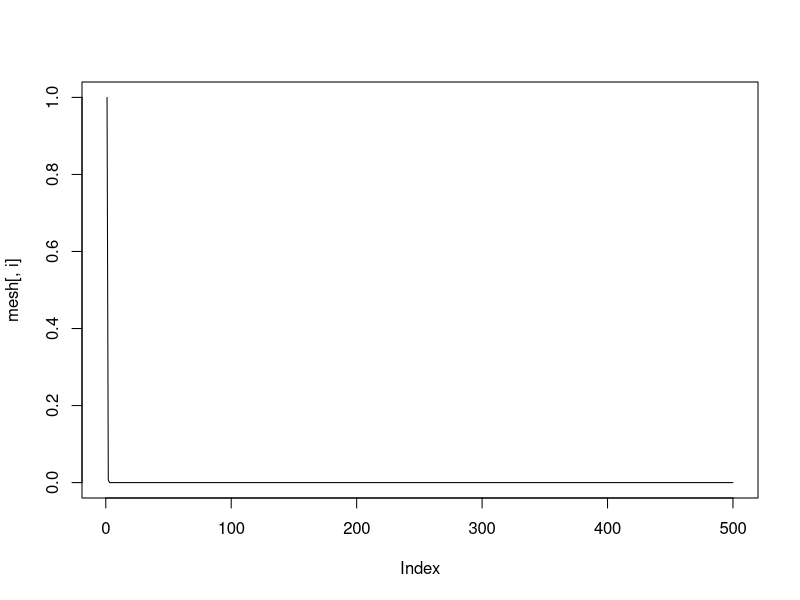
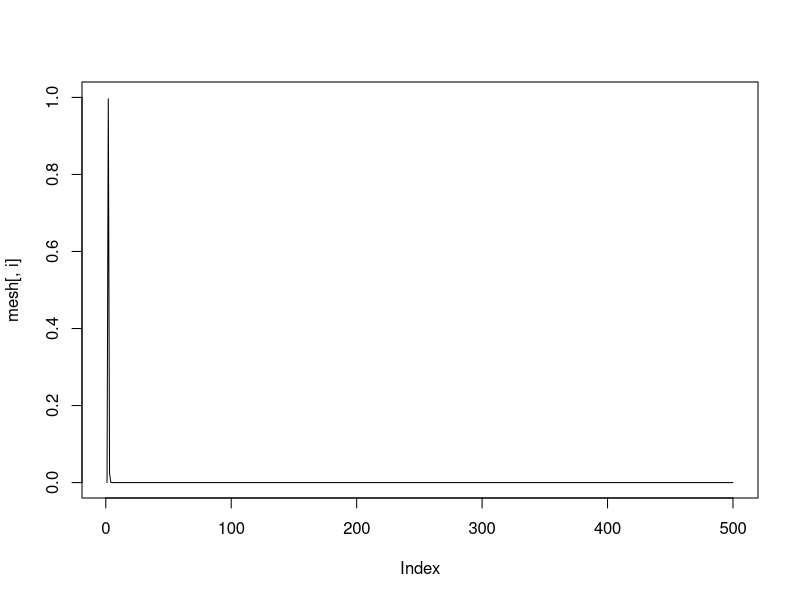
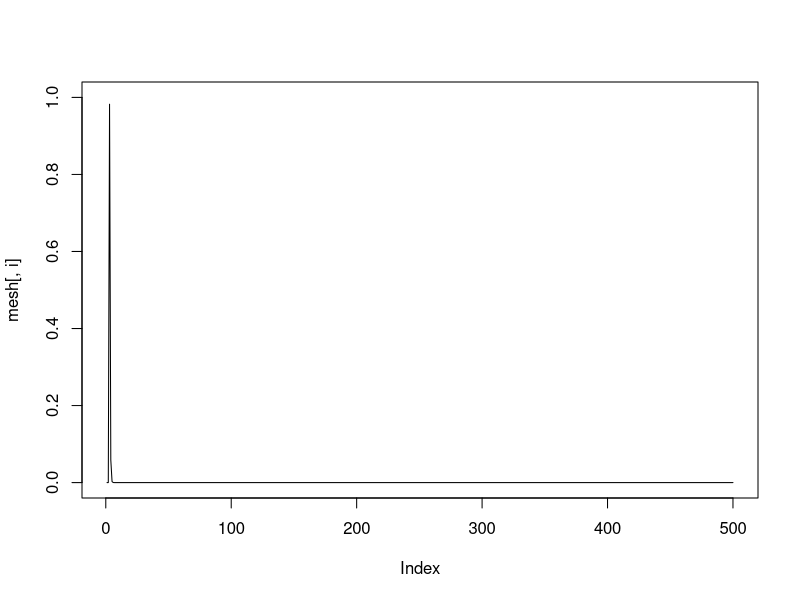
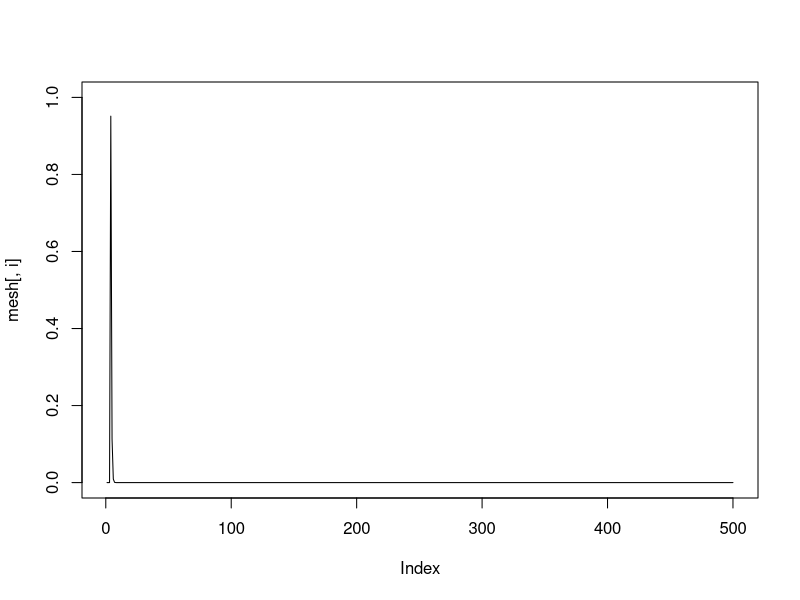
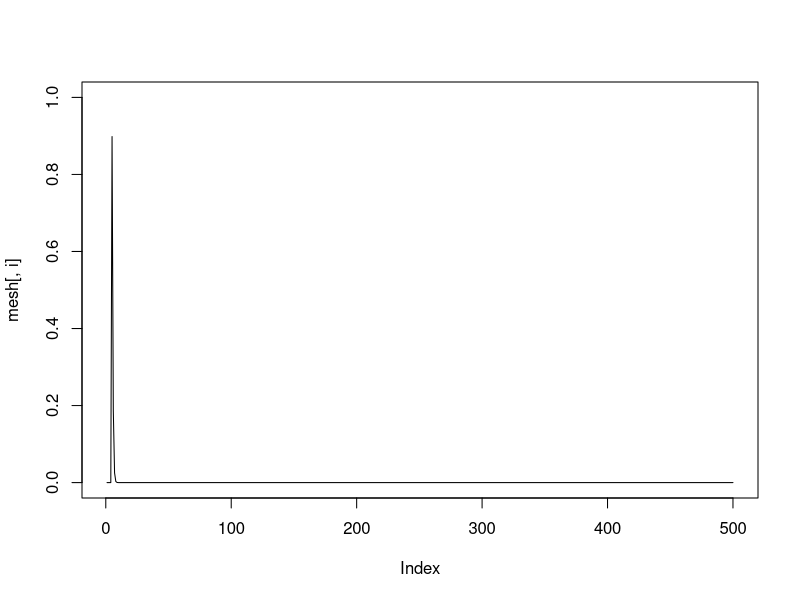
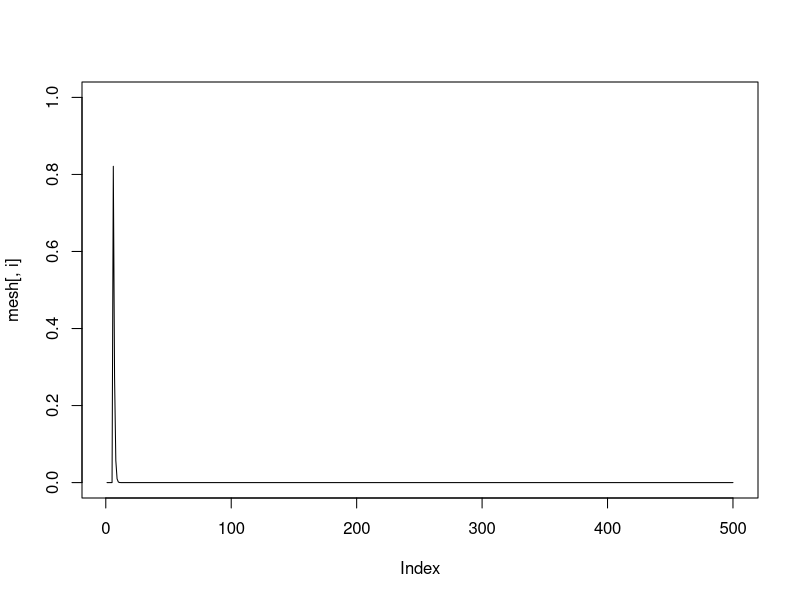
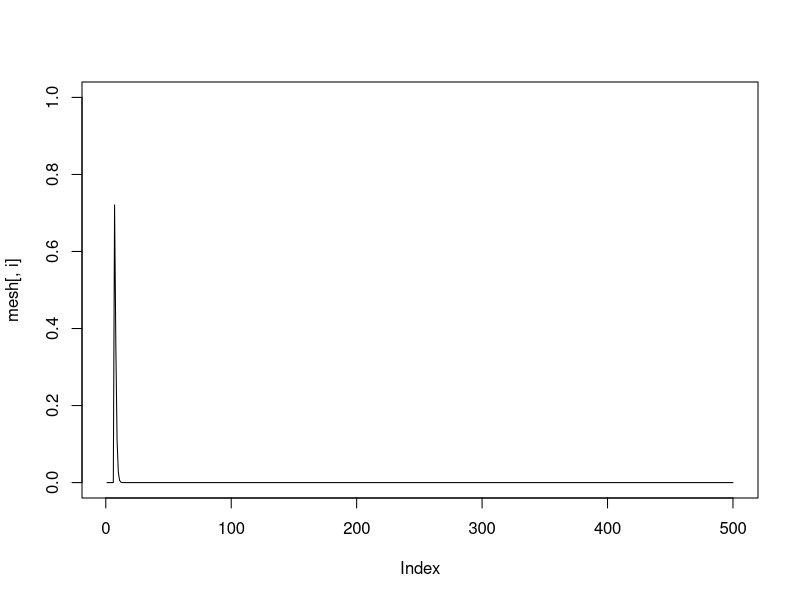
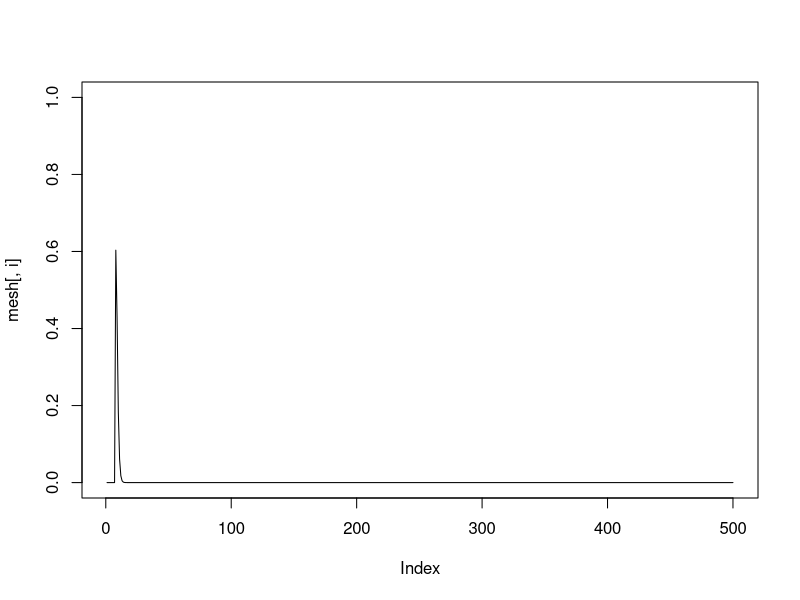

Write R code to recreate these figures, in order.
rm(list=ls())

mesh = read.csv("meshCos.txt", sep = "\t", head = F)

i = 1
while(i < 101){

	plot(mesh[,i], type = "l", ylim=c(0,1))
	i = i + 1
}
